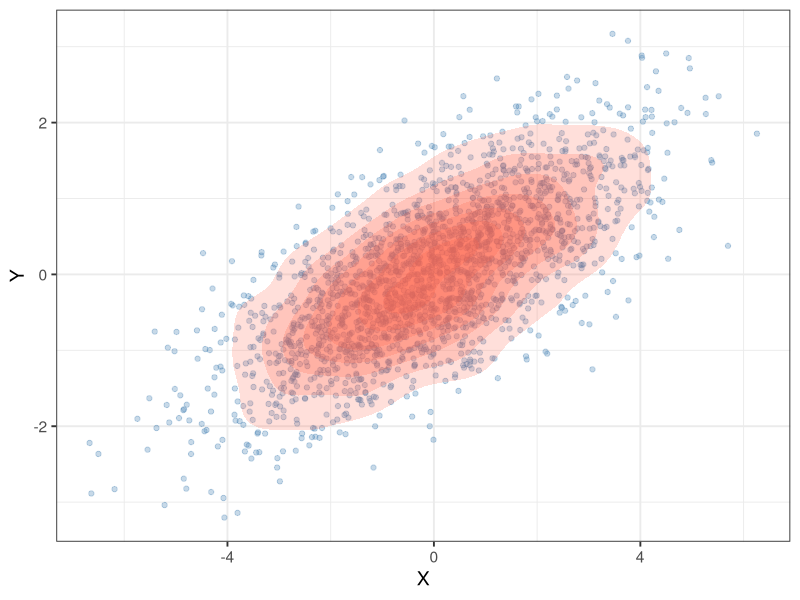

Source code (R):
## ---- chunk 1
#| include: false

knitr::opts_chunk$set(echo = T)

## ---- chunk 2
#| code-fold: true

library(MASS)
library(ggplot2)

# Parameters
mu <- c(0, 0)        # mean vector
sigma_x <- 2
sigma_y <- 1
rho <- 0.7           # correlation
Sigma <- matrix(c(sigma_x^2, rho*sigma_x*sigma_y,
                  rho*sigma_x*sigma_y, sigma_y^2), ncol = 2)

# Simulate data
set.seed(123)
n <- 2000
XY <- as.data.frame(mvrnorm(n = n, mu = mu, Sigma = Sigma))
names(XY) <- c("X", "Y")

# Scatter plot with density contours
ggplot(XY, aes(x = X, y = Y)) +
  geom_point(alpha = 0.3, color = "steelblue") +
  stat_density_2d(aes(z = ..level..), bins = 8,
                  geom = "polygon", alpha = 0.2, fill = "tomato") +
  theme_bw(base_size = 14)
